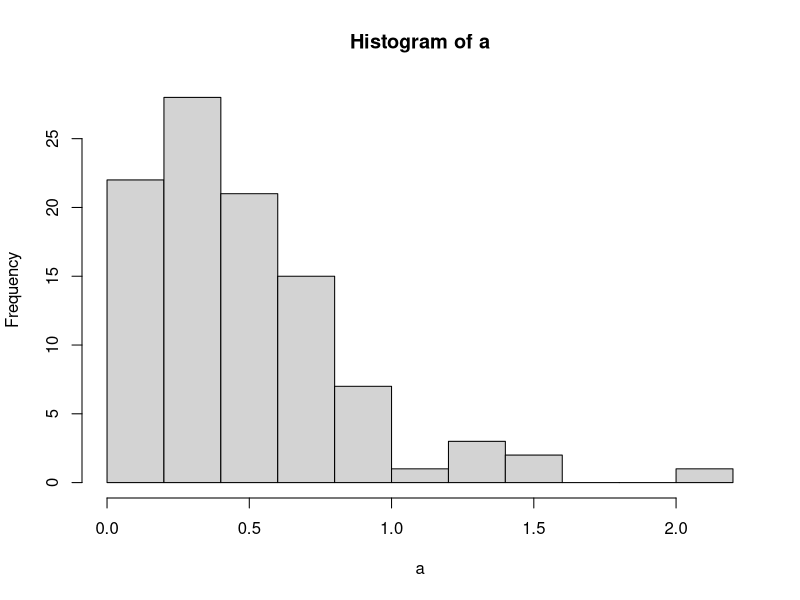

This figure's R source: (Note: this script raises an error after producing the figure.)
M = 100
N = 5000
a = replicate(M, {
   w = vector(length = N + 1)
   w[1] = 0.01
   w[2] = 0.010001
   kappa = 1
   for (i in 2:N){
      w[i + 1] = (2 + kappa^2 / N^2) * w[i] - w[i - 1] + rnorm(1) / N / sqrt(N)
   }
   max(abs(w))
})
epsilon = 0.1
mean(a < epsilon)
hist(a)
plot(w)

## integrated Brownian motion
M = 100
N = 1000
vec = vector(length = N+1)
vec[1] = 0
vec[2] = 0
for(i in 3:(N+1)){
   vec[i] = 2 * vec[i-1] - vec[i-2] + rnorm(1) / N / sqrt(N)
}
plot(vec)
